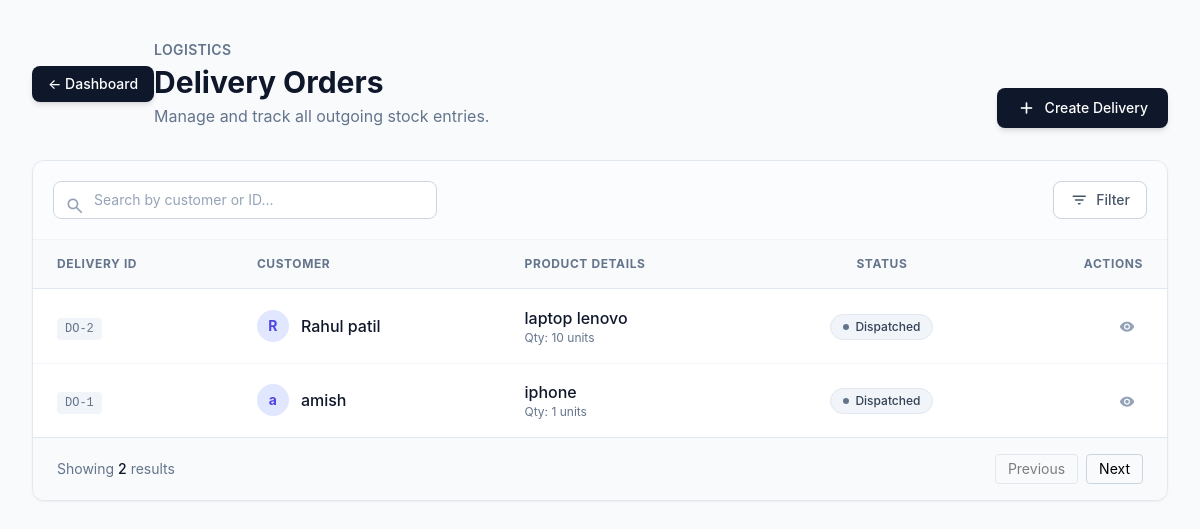
The app's page /delivery/ (signed in), older data.
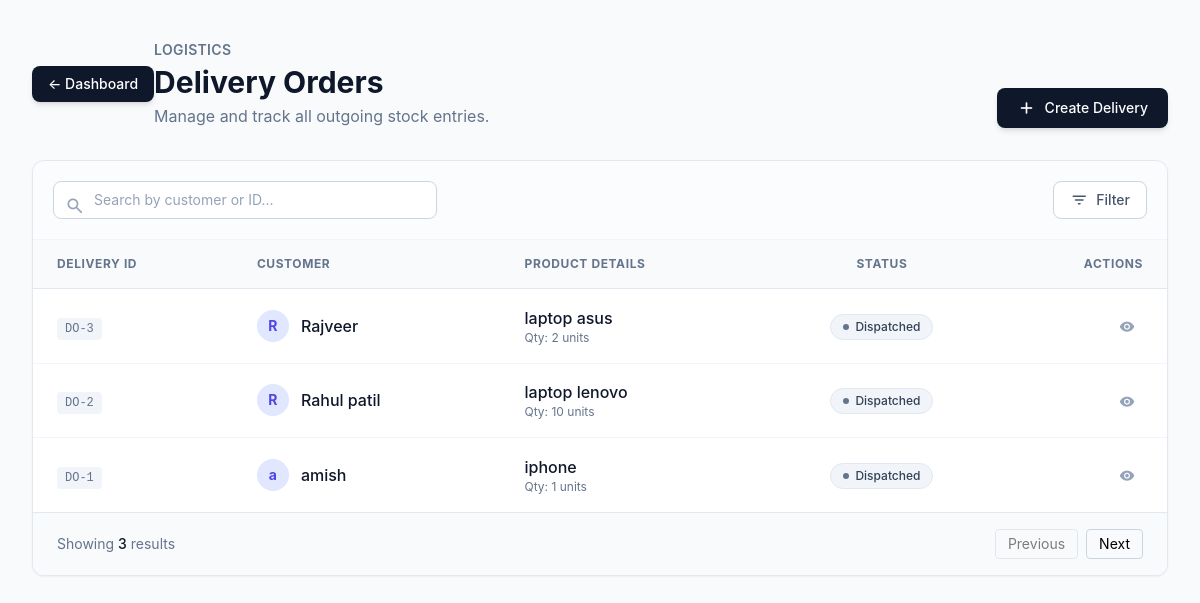
The same page, newer data.
### delivery_app/models.py (models this page shows, shortened)
class Delivery(models.Model):
    STATUS_CHOICES = [
        ("Waiting", "Waiting"),
        ("Dispatched", "Dispatched"),
        ("Delivered", "Delivered"),
        ("Cancelled", "Cancelled"),
    ]
    customer_name = models.CharField(max_length=200)
    product = models.ForeignKey(Product, on_delete=models.CASCADE)
    quantity = models.PositiveIntegerField()
    status = models.CharField(max_length=50, choices=STATUS_CHOICES, default="Waiting")
    note = models.TextField(blank=True, null=True)
    created_at = models.DateTimeField(auto_now_add=True)

### products/models.py (models this page shows, shortened)
class Product(models.Model):
    name = models.CharField(max_length=200)
    sku = models.CharField(max_length=100)
    category = models.CharField(max_length=100)
    unit = models.CharField(max_length=50)
    stock = models.IntegerField()
    description = models.TextField(blank=True, null=True)
    reorder_level = models.IntegerField(default=0)

### delivery_app/views.py (the view)
# urls.py: path("", views.delivery_list, name="delivery_list"),
def delivery_list(request):
    deliveries = Delivery.objects.all().order_by("-created_at")
    return render(request, "delivery/delivery_list.html", {"deliveries": deliveries})

### templates/delivery/delivery_list.html (shortened to what the changed rows need)
<!DOCTYPE html>
<html lang="en">
<head>
    <script src="https://cdn.tailwindcss.com"></script>
</head>
<body class="bg-slate-50 min-h-screen py-10 px-4 sm:px-6 lg:px-8">
    <div class="max-w-6xl mx-auto">
        <div class="flex flex-col md:flex-row justify-between md:items-end mb-8 gap-4">
            <div class="flex items-center">
                <div>
                    <h1 class="text-3xl font-bold text-slate-900">Delivery Orders</h1>
                </div>
            </div>
        </div>
        <div class="bg-white rounded-xl shadow-sm border border-slate-200 overflow-hidden">
            <div class="overflow-x-auto">
                <table class="w-full text-left border-collapse">
                    <thead>
                        <tr class="bg-slate-50 border-b border-slate-200 text-xs uppercase tracking-wider text-slate-500 font-semibold">
                            <th class="px-6 py-4">Delivery ID</th>
                            <th class="px-6 py-4">Customer</th>
                            <th class="px-6 py-4">Product Details</th>
                            <th class="px-6 py-4 text-center">Status</th>
                            <th class="px-6 py-4 text-right">Actions</th>
                        </tr>
                    </thead>
                    <tbody class="divide-y divide-slate-100">
                        {% for d in deliveries %}
                        <tr class="hover:bg-slate-50/80 transition-colors group">
                            <td class="px-6 py-4">
                                <span class="font-mono text-xs font-medium text-slate-500 bg-slate-100 px-2 py-1 rounded">
                                    DO-{{ d.id }}
                                </span>
                            </td>
                            <td class="px-6 py-4">
                                <div class="flex items-center gap-3">
                                    <div class="w-8 h-8 rounded-full bg-indigo-100 text-indigo-600 flex items-center justify-center text-sm font-bold">
                                        {{ d.customer_name|slice:":1" }}
                                    </div>
                                    <div class="font-medium text-slate-900">{{ d.customer_name }}</div>
                                </div>
                            </td>
                            <td class="px-6 py-4">
                                <div class="flex flex-col">
                                    <span class="font-medium text-slate-900">{{ d.product.name }}</span>
                                    <span class="text-xs text-slate-500">Qty: {{ d.quantity }} units</span>
                                </div>
                            </td>
                            <td class="px-6 py-4 text-center">
                                <span class="inline-flex items-center gap-1.5 px-3 py-1 rounded-full text-xs font-medium border
                                    {% if d.status == 'Pending' %}
                                        bg-amber-50 text-amber-700 border-amber-200
                                    {% elif d.status == 'Done' %}
                                        bg-emerald-50 text-emerald-700 border-emerald-200
                                    {% else %}
                                        bg-slate-100 text-slate-700 border-slate-200
                                    {% endif %}">
                                    <span class="w-1.5 h-1.5 rounded-full
                                        {% if d.status == 'Pending' %} bg-amber-500
                                        {% elif d.status == 'Done' %} bg-emerald-500
                                        {% else %} bg-slate-500
                                        {% endif %}"></span>
                                    {{ d.status }}
                                </span>
                            </td>
                            <td class="px-6 py-4 text-right">
                                                        <a href="{% url 'delivery:delivery_detail' d.id %}"
                                   class="text-slate-400 hover:text-indigo-600 hover:bg-indigo-50 p-2 rounded-lg transition-all inline-block"
                                   title="View Details">
                                    <span class="icon">visibility</span>
                                </a>
                            </td>
                        </tr>
                        {% endfor %}
                    </tbody>
                </table>
            </div>
            <div class="px-6 py-4 border-t border-slate-200 bg-slate-50 flex items-center justify-between">
                <p class="text-sm text-slate-500">Showing <span class="font-medium text-slate-900">{{ deliveries|length }}</span> results</p>
            </div>
        </div>
    </div>
</body>
</html>

Row changes from the older to the newer data that the page shows:
added Delivery: id "3", customer_name "R", customer_name "Rajveer", product.name "laptop asus", quantity "2", status "Dispatched"
Text that changed along with them:
{{ deliveries|length }}: "2" → "3"
